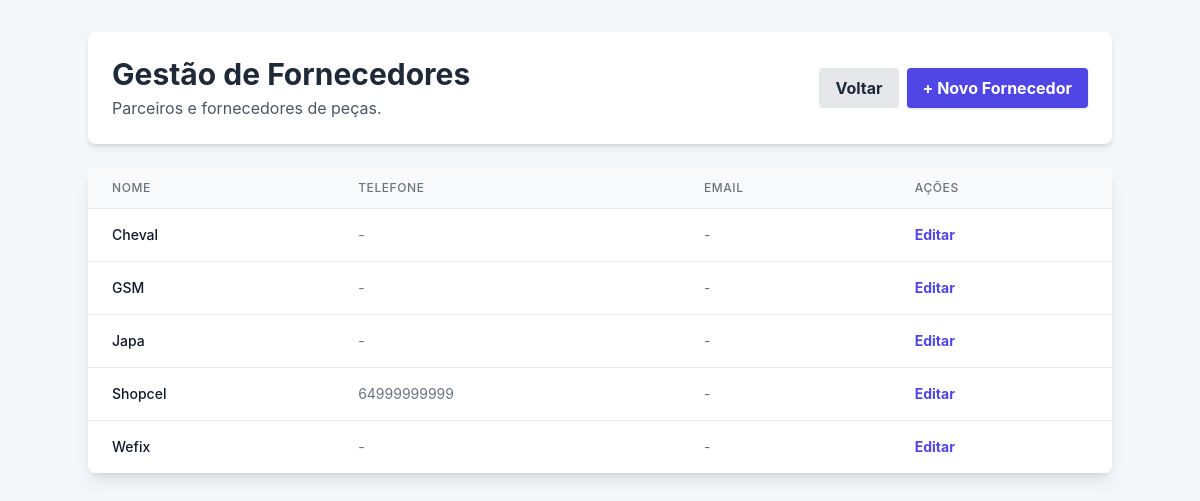
/estoque/fornecedores/ (signed in), run on the app's committed database.
### estoque/models.py (models this page shows, shortened)
class Fornecedor(models.Model):
    nome = models.CharField(max_length=100, unique=True, verbose_name="Nome da Empresa/Fornecedor")
    cnpj = models.CharField(max_length=20, blank=True, null=True, verbose_name="CNPJ/CPF")
    telefone = models.CharField(max_length=20, blank=True, null=True)
    email = models.EmailField(blank=True, null=True)
    observacao = models.TextField(blank=True, null=True, verbose_name="Observações")
    class Meta:
        verbose_name = "Fornecedor"
        verbose_name_plural = "Fornecedores"
        ordering = ['nome']

### estoque/views.py (the view)
# urls.py: path('fornecedores/', views.listar_fornecedores, name='listar_fornecedores'),
@login_required
def listar_fornecedores(request):
    fornecedores = Fornecedor.objects.all()
    contexto = {'titulo': 'Gestão de Fornecedores', 'fornecedores': fornecedores}
    return render(request, 'estoque/lista_fornecedores.html', contexto)

### estoque/templates/estoque/lista_fornecedores.html (shortened to what this page needs)
<!DOCTYPE html>
<html lang="pt-br">
<head>
    <script src="https://cdn.tailwindcss.com"></script>
</head>
<body class="p-4 md:p-8">
    <div class="container mx-auto">
        <div class="mb-6 bg-white p-6 rounded-lg shadow-md flex justify-between items-center">
            <div>
                <h1 class="text-3xl font-bold text-gray-800 mb-1">{{ titulo }}</h1>
                <p class="text-gray-600">Parceiros e fornecedores de peças.</p>
            </div>
            <div class="flex gap-2">
                <a href="{% url 'lista_pecas' %}" class="bg-gray-200 hover:bg-gray-300 text-gray-800 font-bold py-2 px-4 rounded transition">
                    Voltar
                </a>
                <a href="{% url 'adicionar_fornecedor' %}" class="bg-indigo-600 hover:bg-indigo-700 text-white font-bold py-2 px-4 rounded shadow transition">
                    + Novo Fornecedor
                </a>
            </div>
        </div>
        <div class="bg-white rounded-lg shadow-lg overflow-x-auto">
            <table class="min-w-full divide-y divide-gray-200">
                <thead class="bg-gray-50">
                    <tr>
                        <th class="px-6 py-3 text-left text-xs font-medium text-gray-500 uppercase tracking-wider">Nome</th>
                        <th class="px-6 py-3 text-left text-xs font-medium text-gray-500 uppercase tracking-wider">Telefone</th>
                        <th class="px-6 py-3 text-left text-xs font-medium text-gray-500 uppercase tracking-wider">Email</th>
                        <th class="px-6 py-3 text-left text-xs font-medium text-gray-500 uppercase tracking-wider">Ações</th>
                    </tr>
                </thead>
                <tbody class="bg-white divide-y divide-gray-200">
                    {% for forn in fornecedores %}
                        <tr class="hover:bg-gray-50">
                            <td class="px-6 py-4 whitespace-nowrap text-sm font-medium text-gray-900">{{ forn.nome }}</td>
                            <td class="px-6 py-4 whitespace-nowrap text-sm text-gray-500">{{ forn.telefone|default:"-" }}</td>
                            <td class="px-6 py-4 whitespace-nowrap text-sm text-gray-500">{{ forn.email|default:"-" }}</td>
                            <td class="px-6 py-4 whitespace-nowrap text-sm font-medium">
                                <a href="{% url 'editar_fornecedor' forn.pk %}" class="text-indigo-600 hover:text-indigo-900 font-bold">Editar</a>
                            </td>
                        </tr>
                    {% empty %}
                        <tr>
                            <td colspan="4" class="px-6 py-12 text-center text-gray-500 italic">
                                Nenhum fornecedor cadastrado.
                            </td>
                        </tr>
                    {% endfor %}
                </tbody>
            </table>
        </div>
    </div>
</body>
</html>

### estoque/templates/estoque/lista_fornecedores.html (style rules this page uses)
body { font-family: 'Inter', sans-serif; background-color: #f4f7f9; }
.container { max-width: 1200px; }

### data on the page
Fornecedor: nome "Cheval", telefone "-", email "-"
Fornecedor: nome "GSM", telefone "-", email "-"
Fornecedor: nome "Japa", telefone "-", email "-"
Fornecedor: nome "Shopcel", telefone "64999999999", email "-"
Fornecedor: nome "Wefix", telefone "-", email "-"

### other printed values
{{ titulo }} "Gestão de Fornecedores"
